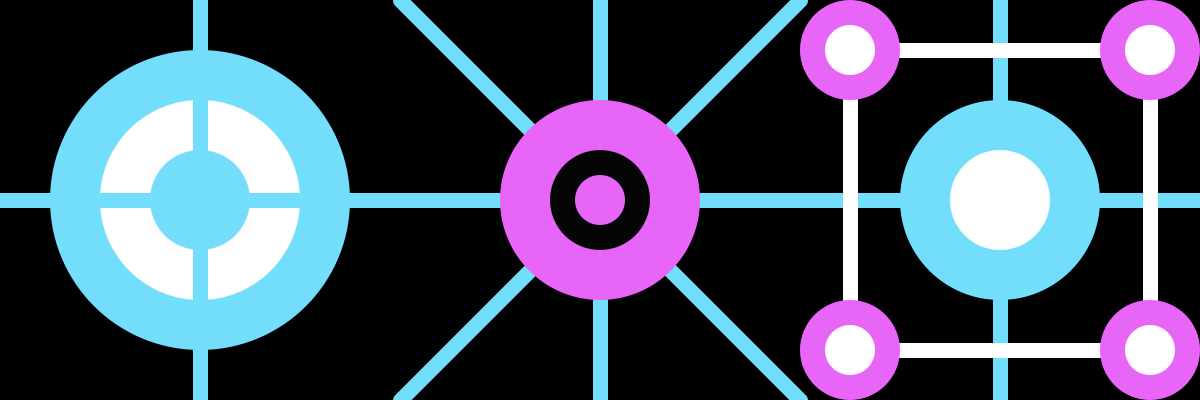
Frame 1 (no input)
Frame 60 (the mouse pressed at the canvas centre just before this capture): identical to frame 1, image omitted
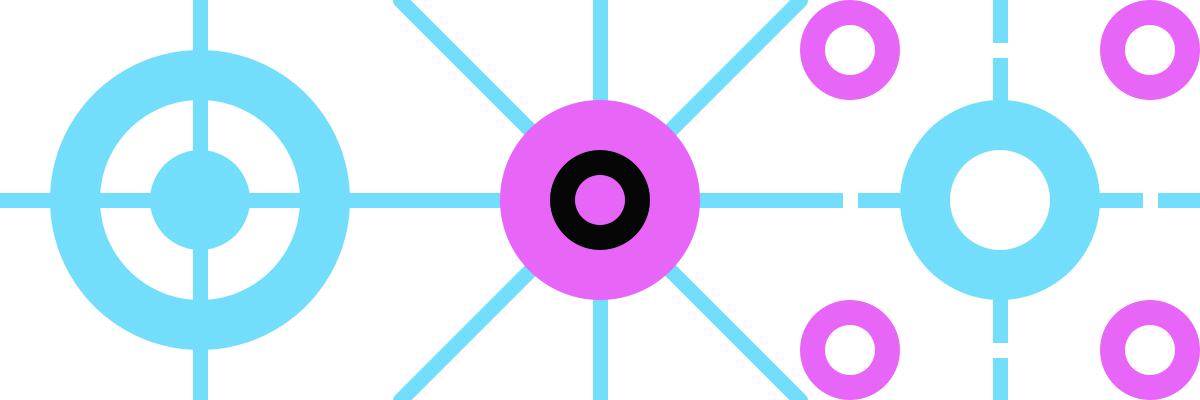
Frame 120 (the mouse held since frame 60 and released just before this capture)

The Processing sketch that drew these frames (run headless with seeded random() and noise(); from frame 60 on, the mouse is pressed at the canvas centre):

// Processing sketch: sofias08t00
// ── sofias08t00.pde
boolean c; 
int x, y;
float col;
int [] numeros = new int [4];
int eleccionNumeros;
color [] colores = new color [4];

void setup() { 
  size(1200, 400); 
  x = 200; 
  y = 200; 
  c = true; 
  colores[0] = color(#E866F7); //rosado
  colores[1] = color(#73DDFC); // celeste
  colores[2] = color(#050505); // negro
  colores[3] = color(#FFFFFF); // blanco
  numeros[0] = 200;
  numeros[1] = 1000;
  numeros[2] = -200;
  noCursor();
}

void draw() { 
  col = map(mouseX, 0, 600, 0, 255);
  background(col);
  // Boolean 
  if (c) { 
    cruz(numeros[0], numeros[0], colores[3], colores[2], colores[1]); 
    diagonales(numeros[0], numeros[0], colores[0], colores[1], colores[2]); 
    circulos(numeros[0], numeros[0], colores[0], colores[1], colores[3]);
  }
  if (!c) { 
    cruz(numeros[1], numeros[0], colores[0], colores[0], colores[2]); 
    diagonales(numeros[2], numeros[0], colores[3], colores[2], colores[1]); 
    circulos(numeros[2], numeros[0], colores[2], colores[1], colores[2]);
  }
}

void cruz(int x, int y, color b, color n, color c) { 
  noStroke(); 
  fill(c); 
  ellipse(x, y, 300, 300); 
  noStroke(); 
  fill(b); 
  ellipse(x, y, 200, 200); 
  noStroke(); 
  fill(c); 
  ellipse(x, y, 100, 100); 
  // Línea vertical.
  stroke(c); 
  strokeWeight(15); 
  line(x, y -200, x, y +200); 
  // Línea horizontal.
  stroke(c); 
  strokeWeight(15);
  line(x -200, y, x +200, y);
}

void diagonales (int x, int y, color r, color c, color n) { 
  // Línea vertical.
  stroke(c); 
  strokeWeight(15); 
  line(x +400, y -200, x +400, y +200); 
  // Línea horizoantal.
  stroke(c); 
  strokeWeight(15); 
  line(x -200, y, x +650, y); 
  // Línea diagonal derecha - izquierda.
  stroke(c); 
  strokeWeight(15); 
  line(x +600, y -200, x +200, y +200); 
  // Línea diagonal izquierda - derecha.
  stroke(c); 
  strokeWeight(15); 
  line(x +200, y -200, x +600, y +200); 
  // Ellipses.
  noStroke(); 
  fill(r); 
  ellipse(x +400, y, 200, 200);
  noStroke(); 
  fill(n); 
  ellipse(x +400, y, 100, 100); 
  noStroke(); 
  fill(r); 
  ellipse(x +400, y, 50, 50);
}

void circulos(int x, int y, color r, color c, color b) {  
  //Línea horizontal
  stroke(c); 
  strokeWeight(15); 
  line(x +600, y, x +1000, y); 
  //Línea vertical
  stroke(c); 
  strokeWeight(15); 
  line(x +800, y -250, x +800, y +250 ); 
  //Quad
  stroke(b); 
  strokeWeight(15); 
  noFill(); 
  quad(x +650, y -150, x +950, y -150, x +950, y +150, x +650, y +150); 
  //Ellipses
  noStroke(); 
  fill(r); 
  ellipse(x +650, y -150, 100, 100); 
  noStroke(); 
  fill(r);
  ellipse(x +950, y -150, 100, 100); 
  noStroke(); 
  fill(r); 
  ellipse(x +950, y +150, 100, 100); 
  noStroke(); 
  fill(r); 
  ellipse(x +650, y +150, 100, 100); 
  noStroke(); 
  fill(b); 
  ellipse(x +650, y -150, 50, 50); 
  noStroke(); 
  fill(b); 
  ellipse(x +950, y -150, 50, 50); 
  noStroke(); 
  fill(b); 
  ellipse(x +950, y +150, 50, 50); 
  noStroke(); 
  fill(b); 
  ellipse(x +650, y +150, 50, 50); 
  noStroke(); 
  fill(c); 
  ellipse(x +800, y, 200, 200); 
  noStroke();
  fill(b); 
  ellipse(x +800, y, 100, 100);
}

void keyPressed() { // Se da inicio a las variables de teclas.
  if (key == 'c') 
    c = (!c);

  println(eleccionNumeros);
}
